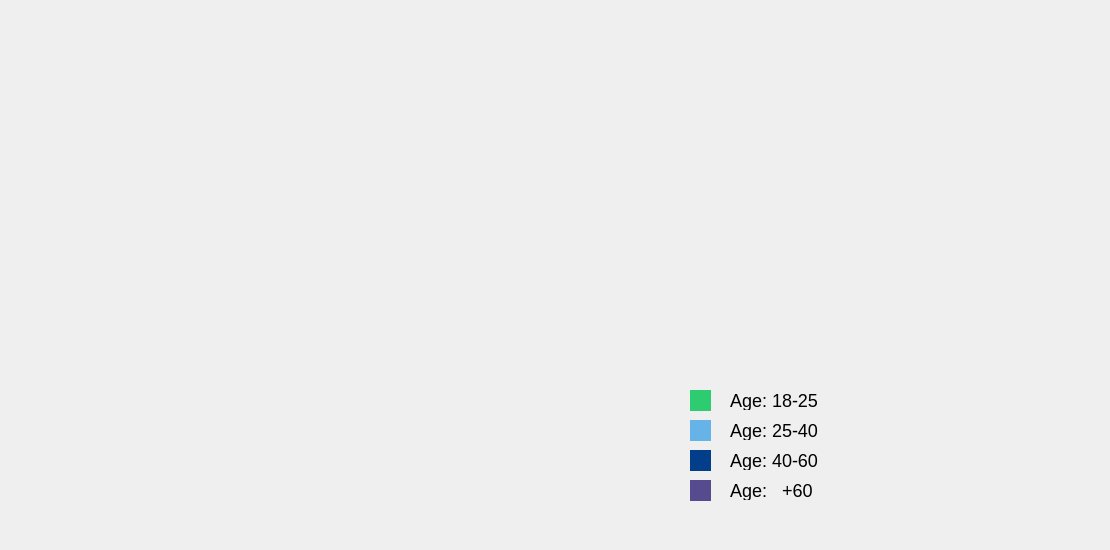
      <widget class="QWidget" name="tab_2">
       <attribute name="icon">
        <iconset>
         <normaloff>ressource/11.png</normaloff>ressource/11.png</iconset>
       </attribute>
       <attribute name="title">
        <string>Statistics</string>
       </attribute>
       <widget class="QWidget" name="chart_client_age" native="true">
        <property name="geometry">
         <rect>
          <x>710</x>
          <y>30</y>
          <width>391</width>
          <height>371</height>
         </rect>
        </property>
       </widget>
       <widget class="QWidget" name="widget" native="true">
        <property name="geometry">
         <rect>
          <x>690</x>
          <y>390</y>
          <width>21</width>
          <height>21</height>
         </rect>
        </property>
        <property name="styleSheet">
         <string notr="true">background-color: rgb(46,204,113);</string>
        </property>
       </widget>
       <widget class="QWidget" name="widget_4" native="true">
        <property name="geometry">
         <rect>
          <x>690</x>
          <y>420</y>
          <width>21</width>
          <height>21</height>
         </rect>
        </property>
        <property name="styleSheet">
         <string notr="true">background-color: rgb(102,179,231);</string>
        </property>
       </widget>
       <widget class="QWidget" name="widget_5" native="true">
        <property name="geometry">
         <rect>
          <x>690</x>
          <y>480</y>
          <width>21</width>
          <height>21</height>
         </rect>
        </property>
        <property name="styleSheet">
         <string notr="true">background-color: rgb(87, 75, 144);</string>
        </property>
       </widget>
       <widget class="QWidget" name="widget_6" native="true">
        <property name="geometry">
         <rect>
          <x>690</x>
          <y>450</y>
          <width>21</width>
          <height>21</height>
         </rect>
        </property>
        <property name="styleSheet">
         <string notr="true">background-color: rgb(2, 62, 138);</string>
        </property>
       </widget>
       <widget class="QLabel" name="label_42">
        <property name="geometry">
         <rect>
          <x>730</x>
          <y>390</y>
          <width>111</width>
          <height>20</height>
         </rect>
        </property>
        <property name="styleSheet">
         <string notr="true">font-size:18px;
color:black;</string>
        </property>
        <property name="text">
         <string>Age: 18-25</string>
        </property>
       </widget>
       <widget class="QLabel" name="label_43">
        <property name="geometry">
         <rect>
          <x>730</x>
          <y>420</y>
          <width>101</width>
          <height>20</height>
         </rect>
        </property>
        <property name="styleSheet">
         <string notr="true">font-size:18px;
color:black;</string>
        </property>
        <property name="text">
         <string>Age: 25-40</string>
        </property>
       </widget>
       <widget class="QLabel" name="label_44">
        <property name="geometry">
         <rect>
          <x>730</x>
          <y>450</y>
          <width>101</width>
          <height>20</height>
         </rect>
        </property>
        <property name="styleSheet">
         <string notr="true">font-size:18px;
color:black;</string>
        </property>
        <property name="text">
         <string>Age: 40-60</string>
        </property>
       </widget>
       <widget class="QLabel" name="label_45">
        <property name="geometry">
         <rect>
          <x>730</x>
          <y>480</y>
          <width>101</width>
          <height>20</height>
         </rect>
        </property>
        <property name="styleSheet">
         <string notr="true">font-size:18px;
color:black;</string>
        </property>
        <property name="text">
         <string>Age:   +60</string>
        </property>
       </widget>
       <widget class="QWidget" name="clientStatsContainer" native="true">
        <property name="geometry">
         <rect>
          <x>20</x>
          <y>50</y>
          <width>641</width>
          <height>491</height>
         </rect>
        </property>
       </widget>
      </widget>
